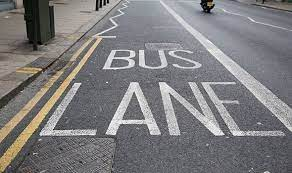
#> input picture lane.jpg, 292 x 173 px, found by its file name
$ python test_code2.py
#> lines starting #> are read from the running program, lines starting #| are printed output that depends on the picture; after the words box and inside, x2 and y2 are one past the last pixel; in counts of white or black regions, pixels touching at a corner belong together
# -*- coding: utf-8 -*-
"""
Created on Thu Mar 25 01:01:52 2021

@author: 이병화
"""

# Opencv Example

import cv2
import numpy as np

# image load
I = cv2.imread('lane.jpg')
#> I is the input picture: shape (173, 292, 3); mean B, G, R 125.8, 124.3, 125.8
#cv2.imshow('lane image', I)
#cv2.waitKey(0)
#cv2.destroyAllWindows()

print(I.shape)
#| (173, 292, 3)

Gray = cv2.cvtColor(I,cv2.COLOR_BGR2GRAY) # R, G, B 색깔에 대한 채널
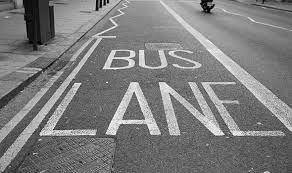
#> Gray: shape (173, 292); min 0, max 255, mean 124.8

# Binarization using cv2
Binary = (Gray > 150 ) * 255
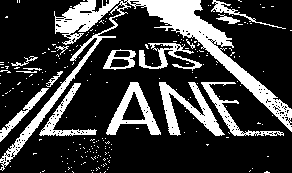
#> Binary: shape (173, 292) int64; 23.7% white; 222 white regions (206 under 20 px), largest, box (x1, y1, x2, y2) and area: (0, 0, 292, 171) 5977, (159, 82, 225, 136) 1270, (106, 82, 161, 135) 1007
BinaryI = cv2.convertScaleAbs(Binary) # int 32 -> uint8

# array, for
height,width = BinaryI.shape
#> height = 173; width = 292
Output = np.zeros((height,width), np.uint8) # numpy array
for i in range(0, height, 1):
    for j in range(0, width, 1):
        if Gray[i, j] > 150:
            Output[i, j] = 255
        else:
            Output[i, j] = 0

cv2.imshow('lane image', Output)
cv2.waitKey(0)
cv2.destroyAllWindows()

$ run again, with img.jpg copied over lane.jpg
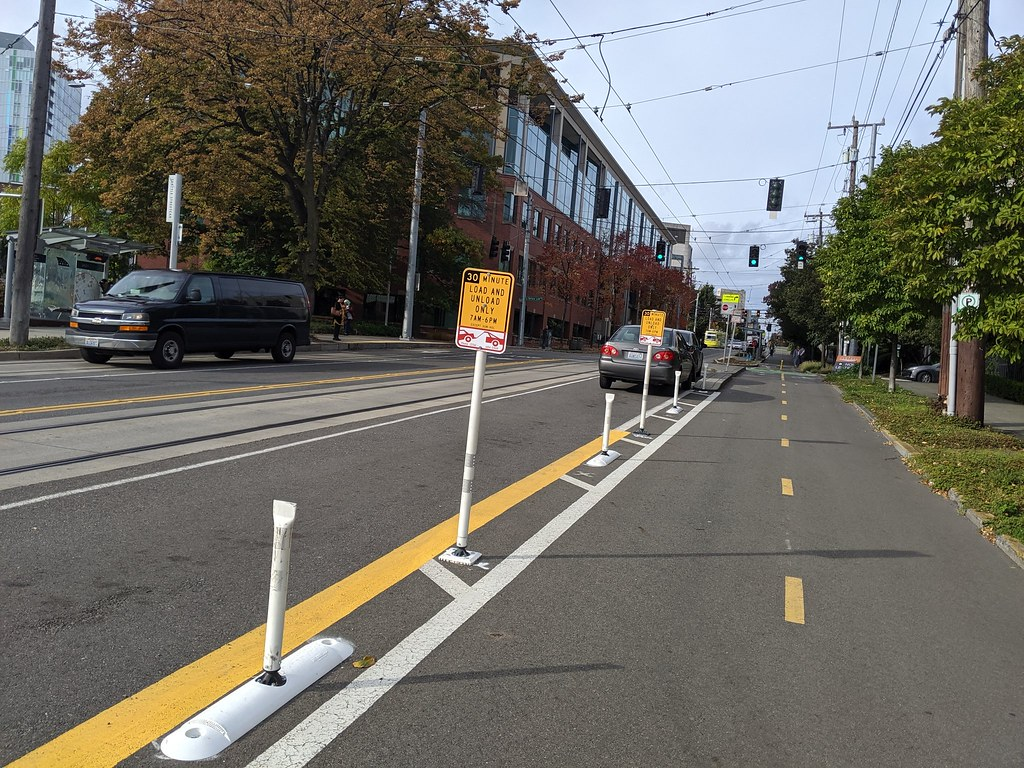
#> input picture img.jpg, 1024 x 768 px, found by its file name
#> I is the input picture: shape (768, 1024, 3); mean B, G, R 100.2, 107.8, 109.6
#| (768, 1024, 3)
#> `Gray = cv2.cvtColor(I,cv2.COLOR_BGR2GRAY)`:
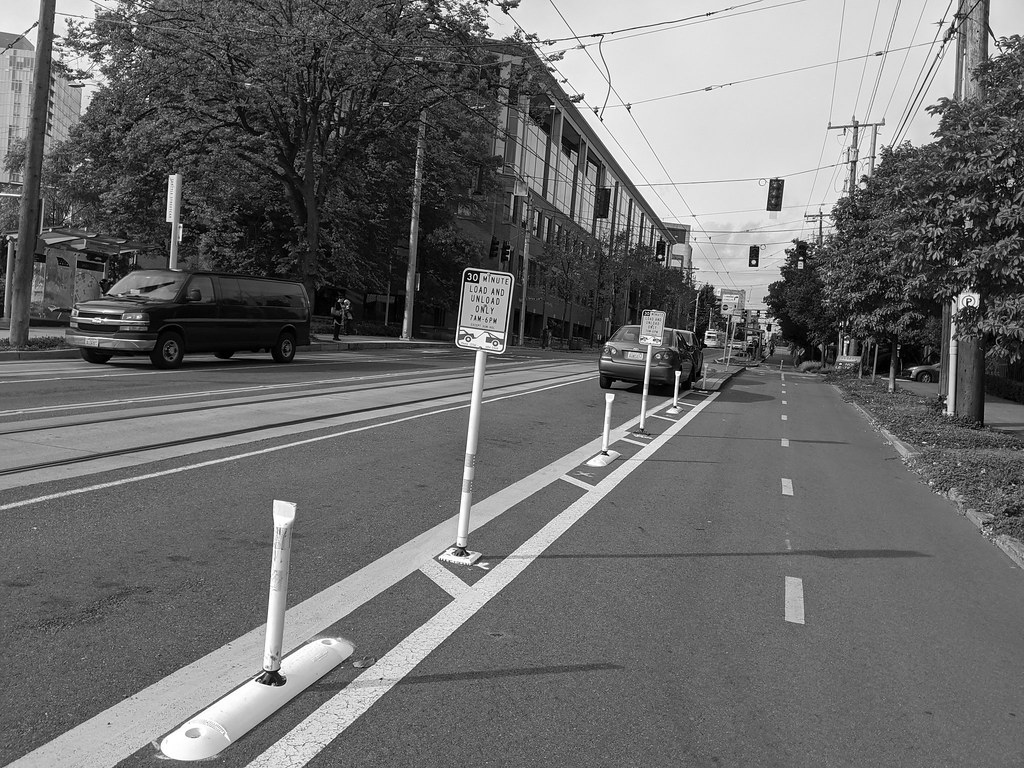
#> Gray: shape (768, 1024); min 0, max 255, mean 107.4
#> `Binary = (Gray > 150 ) * 255`:
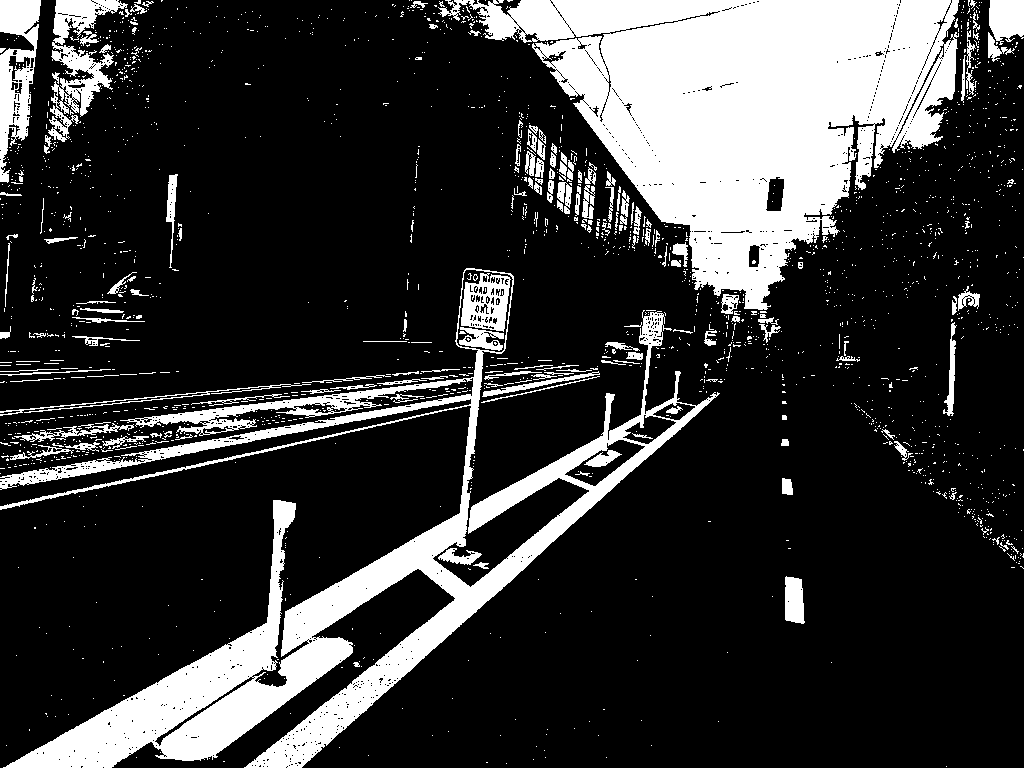
#> Binary: shape (768, 1024) int64; 21.4% white; 2033 white regions (1865 under 20 px), largest, box (x1, y1, x2, y2) and area: (438, 0, 959, 310) 80428, (0, 268, 720, 768) 55753, (48, 0, 128, 142) 4018
